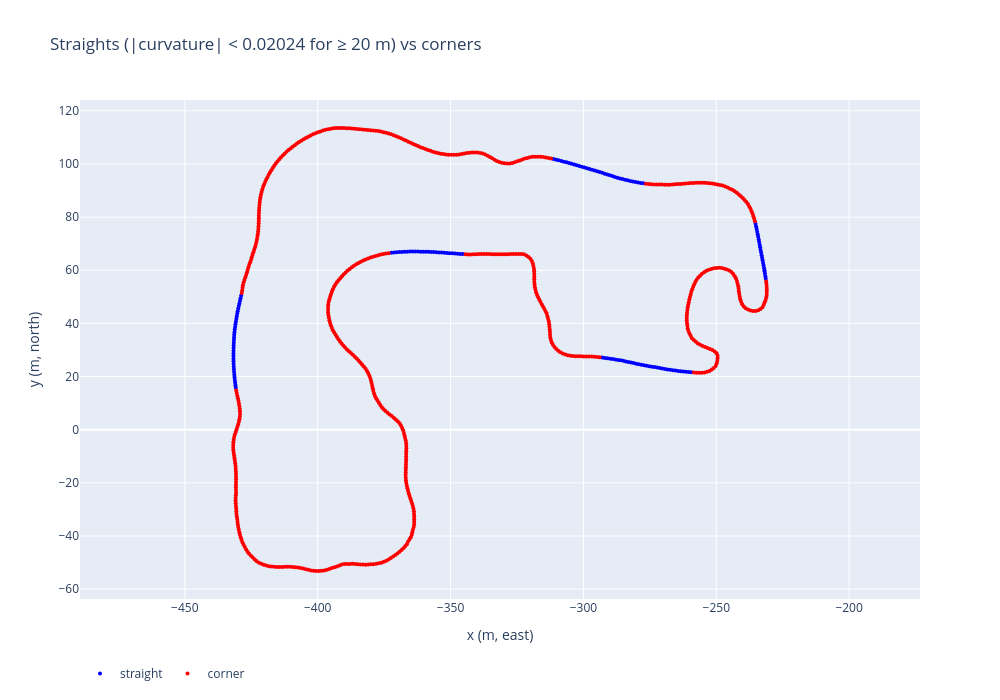

Source (notebook cell):
### Code cell
plot_best_score(space_scores = scores1, cl= cl)

### Figure 1 — Plotly figure (JSON) as saved in the notebook; plotly's stock layout.template omitted (floating-point values rounded to 4 significant figures; data arrays with more than 128 entries replaced by an {"elided": "..."} marker saying what was removed)
{"data": [{"customdata": {"elided": "158x2 float values"}, "hovertemplate": "s = %{customdata[0]:.0f} m<br>smoothed curvature = %{customdata[1]:.4f} 1/m<extra></extra>", "marker": {"color": "blue", "size": 4}, "mode": "markers", "name": "straight", "type": "scatter", "x": {"elided": "158 float values"}, "y": {"elided": "158 float values"}}, {"customdata": {"elided": "648x2 float values"}, "hovertemplate": "s = %{customdata[0]:.0f} m<br>smoothed curvature = %{customdata[1]:.4f} 1/m<extra></extra>", "marker": {"color": "red", "size": 4}, "mode": "markers", "name": "corner", "type": "scatter", "x": {"elided": "648 float values"}, "y": {"elided": "648 float values"}}], "layout": {"height": 700, "legend": {"orientation": "h", "y": -0.12}, "title": {"text": "Straights (|curvature| < 0.02024 for ≥ 20 m) vs corners"}, "width": 1000, "xaxis": {"title": {"text": "x (m, east)"}}, "yaxis": {"scaleanchor": "x", "scaleratio": 1, "title": {"text": "y (m, north)"}}}}
